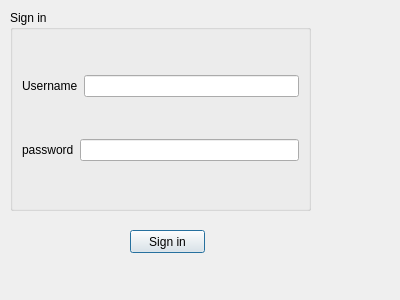
<?xml version="1.0" encoding="UTF-8"?>
<ui version="4.0">
 <class>signDialog</class>
 <widget class="QDialog" name="signDialog">
  <property name="geometry">
   <rect>
    <x>0</x>
    <y>0</y>
    <width>400</width>
    <height>300</height>
   </rect>
  </property>
  <property name="windowTitle">
   <string>Dialog</string>
  </property>
  <widget class="QGroupBox" name="groupBox">
   <property name="geometry">
    <rect>
     <x>10</x>
     <y>10</y>
     <width>301</width>
     <height>201</height>
    </rect>
   </property>
   <property name="title">
    <string>Sign in</string>
   </property>
   <layout class="QVBoxLayout" name="verticalLayout">
    <item>
     <layout class="QHBoxLayout" name="horizontalLayout">
      <item>
       <widget class="QLabel" name="label">
        <property name="text">
         <string>Username</string>
        </property>
       </widget>
      </item>
      <item>
       <widget class="QLineEdit" name="lineEdit_username"/>
      </item>
     </layout>
    </item>
    <item>
     <layout class="QHBoxLayout" name="horizontalLayout_2">
      <item>
       <widget class="QLabel" name="label_2">
        <property name="text">
         <string>password</string>
        </property>
       </widget>
      </item>
      <item>
       <widget class="QLineEdit" name="lineEdit_2"/>
      </item>
     </layout>
    </item>
   </layout>
  </widget>
  <widget class="QPushButton" name="pushButton">
   <property name="geometry">
    <rect>
     <x>130</x>
     <y>230</y>
     <width>75</width>
     <height>23</height>
    </rect>
   </property>
   <property name="text">
    <string>Sign in</string>
   </property>
  </widget>
 </widget>
 <resources/>
 <connections/>
</ui>
